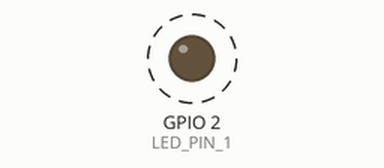
Bench run of a program on a simulated ESP8266 (NodeMCU). Parts: output pins drawn as LEDs (lit = HIGH). Dashed ring = blinking.

Above: at 0.05 s.
Timing chart, 0 to 3.0 s (numbered marks = the images above):
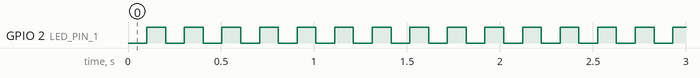

The program:

main.cpp
```cpp
// (licence header left out)
/* theory

clock, period value, comparator

1Hz or 1Khz
 1khz -> 1ms with 1ms timeer module will count inc or dec

period value 10
inc counter at every rising edge counter = counter + 1

period value with current counter current counter > period value it say that timeout

0 , 1, 2,3,4,5 ,6,7,8,9,10 timeout flag read do operation

Timer frequency 80Mhz

it means it take 1/f ie 1/80M = 0.0000000125 seconds to give u 1 tick

if u want to have 1 ms ie 0.001 then 0.001/0.0000000125 =  80000 (period value )

period  =  required time / (1/timer frequency)

ESP8266 : timer0 and timer1

timer0 is used for wifi
timer1

*/

/* include header files */
#include <Arduino.h>

#define LED_PIN_1 2

#define LED_1_BLINK_TIME	100 // milisecond

#define LED_OFF	0
#define LED_ON	1

/* timer and intruppt function for 1 milisecond */
void Timer_1ms_Start(void);
void ICACHE_RAM_ATTR timercallback1ms(void);

/* LED update function */
void ICACHE_RAM_ATTR Update_LED_Status(void);

/* timer flags */
uint8_t  ui81msFlag=0;
uint64_t ui64OnemsTimeCounter=0;

uint16_t ui16LED1TimeCounter=0;

uint8_t ui8LED1State=0;

void setup() {

	/* set LED pins to output*/
	pinMode(LED_PIN_1, OUTPUT);

	/* set led initaial state to LOW */
	digitalWrite(LED_PIN_1,LOW);
	ui8LED1State = LED_OFF;

	/* start timer module */
	noInterrupts();
    Timer_1ms_Start();
    interrupts();
}

void loop() {

}

/* This function sets 1 milisecond timer */
void Timer_1ms_Start(void){
    timer1_isr_init();
    timer1_attachInterrupt(timercallback1ms);
    timer1_enable(TIM_DIV1, TIM_EDGE, TIM_LOOP); //80MHZ
    timer1_write(80000);//1ms
}

/* callback function 1ms interrupt */
void ICACHE_RAM_ATTR timercallback1ms(void){
    ui81msFlag=1;
    ui64OnemsTimeCounter++;

	/* call led update function */
	Update_LED_Status();
}

/* LEDs update functions */
void ICACHE_RAM_ATTR Update_LED_Status(void){
	ui16LED1TimeCounter++;

	/* Check if counter exceeds timer value set */
	if(ui16LED1TimeCounter > LED_1_BLINK_TIME){
		ui16LED1TimeCounter = 0;
		if(ui8LED1State == LED_ON){
			ui8LED1State = LED_OFF;
			digitalWrite(LED_PIN_1,LOW);
		}else{
			ui8LED1State = LED_ON;
			digitalWrite(LED_PIN_1,HIGH);
		}
	}
}
```

Measured:
- by itself, GPIO 2 (LED_PIN_1): alternates HIGH for 0.10 s and LOW for 0.10 s
